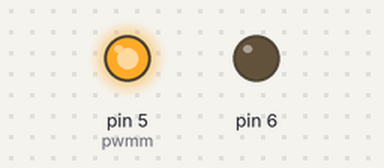
Simulated run of this sketch. Board: Arduino Uno, built with avr-gcc and run on an emulated ATmega328P. On the bench: output pins drawn as LEDs (lit = HIGH).

Above: at 0.1 s.
Timing chart, 0 to 1.6 s (numbered marks = the images above):
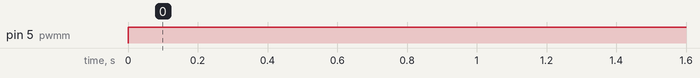

The sketch:

Arduino.ino
```cpp
int pwmm = 5;
int directm = 6;
int i = 10;
int pA = 255;


void setup() {
  pinMode(5, OUTPUT);
  pinMode(6, OUTPUT);
}

void loop() {

  digitalWrite(pwmm,HIGH);
  delay(500);

}
```

Measured:
- by itself, pin 5 (pwmm): LOW → HIGH at 0.00 s
